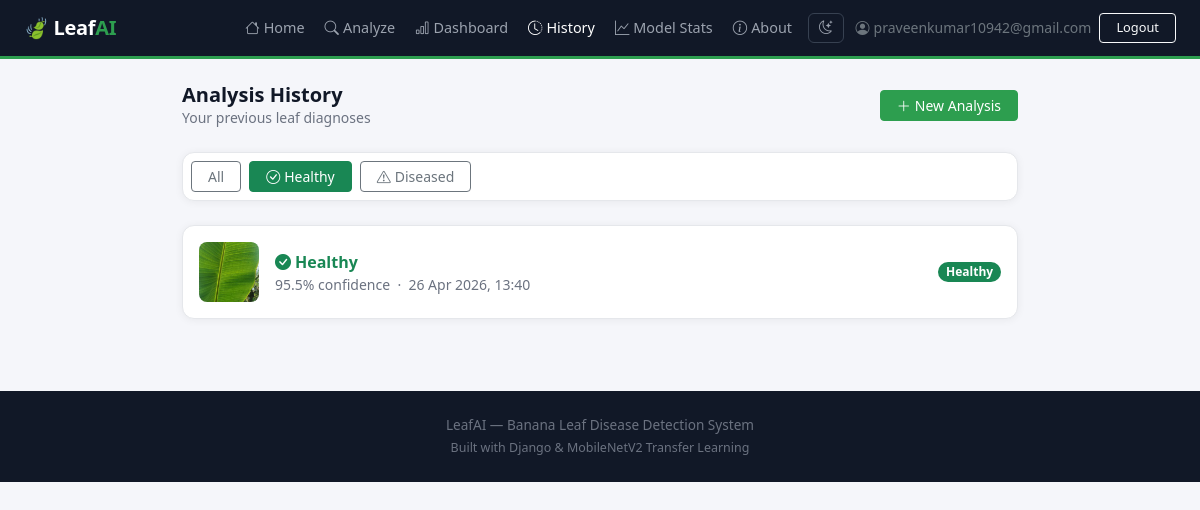
Page /history/?filter=healthy (signed in) on the committed database.
### predictor/models.py (models this page shows, shortened)
class Prediction(models.Model):
    user       = models.ForeignKey(User, on_delete=models.CASCADE)
    image      = models.ImageField(upload_to='uploads/')
    disease    = models.CharField(max_length=100)
    confidence = models.FloatField()
    is_healthy = models.BooleanField(default=False)
    created_at = models.DateTimeField(auto_now_add=True)
    class Meta:
        ordering = ['-created_at']

### predictor/views.py (the view)
# urls.py: path('history/', views.history, name='history'),
@login_required
def history(request):
    filter_type = request.GET.get('filter', 'all')
    qs = Prediction.objects.filter(user=request.user)
    if filter_type == 'healthy':
        qs = qs.filter(is_healthy=True)
    elif filter_type == 'diseased':
        qs = qs.filter(is_healthy=False)
    preds = qs[:30]
    return render(request, 'predictor/history.html', {'preds': preds, 'filter_type': filter_type})

### predictor/templates/predictor/history.html (shortened to what this page needs)
{% extends "base.html" %}
{% block content %}
<div class="d-flex justify-content-between align-items-center mb-4">
  <div>
    <h5 class="fw-bold mb-0">Analysis History</h5>
    <p class="text-muted small mb-0">Your previous leaf diagnoses</p>
  </div>
  <a href="{% url 'upload' %}" class="btn btn-primary btn-sm px-3">
    <i class="bi bi-plus-lg me-1"></i>New Analysis
  </a>
</div>
<div class="card p-2 mb-4">
  <div class="d-flex gap-2">
    <a href="{% url 'history' %}"
       class="btn btn-sm {% if filter_type == 'all' %}btn-primary{% else %}btn-outline-secondary{% endif %} px-3">
      All
    </a>
    <a href="{% url 'history' %}?filter=healthy"
       class="btn btn-sm {% if filter_type == 'healthy' %}btn-success{% else %}btn-outline-secondary{% endif %} px-3">
      <i class="bi bi-check-circle me-1"></i>Healthy
    </a>
    <a href="{% url 'history' %}?filter=diseased"
       class="btn btn-sm {% if filter_type == 'diseased' %}btn-danger{% else %}btn-outline-secondary{% endif %} px-3">
      <i class="bi bi-exclamation-triangle me-1"></i>Diseased
    </a>
  </div>
</div>
{% if preds %}
  <div class="card">
    {% for p in preds %}
    <div class="d-flex align-items-center gap-3 p-3 {% if not forloop.last %}border-bottom{% endif %}">
      <img src="{{ p.image.url }}" alt=""
           style="width:60px; height:60px; object-fit:cover; border-radius:8px; flex-shrink:0;">
      <div class="flex-grow-1">
        <div class="fw-semibold">
          {% if p.is_healthy %}
            <span class="text-success"><i class="bi bi-check-circle-fill me-1"></i>{{ p.disease }}</span>
          {% else %}
            <span class="text-danger"><i class="bi bi-exclamation-triangle-fill me-1"></i>{{ p.disease }}</span>
          {% endif %}
        </div>
        <div class="text-muted small">
          {{ p.confidence }}% confidence &nbsp;·&nbsp; {{ p.created_at|date:"d M Y, H:i" }}
        </div>
      </div>
      <span class="badge bg-{{ p.is_healthy|yesno:'success,danger' }} rounded-pill">
        {{ p.is_healthy|yesno:'Healthy,Diseased' }}
      </span>
    </div>
    {% endfor %}
  </div>
{% else %}
  <div class="card text-center py-5">
    <i class="bi bi-inbox" style="font-size:2.5rem; color:#adb5bd;"></i>
    <p class="mt-3 text-muted mb-3">No analyses found for this filter.</p>
    <a href="{% url 'upload' %}" class="btn btn-primary btn-sm px-4">Start Analyzing</a>
  </div>
{% endif %}
{% endblock %}

### templates/base.html (shortened to what this page needs)
<!DOCTYPE html>
<html lang="en" data-theme="light">
<head>
  <link href="https://cdn.jsdelivr.net/npm/bootstrap@5.3.0/dist/css/bootstrap.min.css" rel="stylesheet">
  <link href="https://cdn.jsdelivr.net/npm/bootstrap-icons@1.11.0/font/bootstrap-icons.css" rel="stylesheet">
</head>
<body>
<nav class="navbar navbar-expand-lg px-4 py-2">
  <a class="navbar-brand" href="{% url 'landing' %}">🍃 Leaf<span>AI</span></a>
  <div class="collapse navbar-collapse" id="navMenu">
    <ul class="navbar-nav ms-auto align-items-lg-center gap-1">
      <li class="nav-item">
        <a class="nav-link {% if request.resolver_match.url_name == 'landing' %}active{% endif %}" href="{% url 'landing' %}">
          <i class="bi bi-house me-1"></i>Home
        </a>
      </li>
      {% if user.is_authenticated %}
        <li class="nav-item">
          <a class="nav-link {% if request.resolver_match.url_name == 'upload' %}active{% endif %}" href="{% url 'upload' %}">
            <i class="bi bi-search me-1"></i>Analyze
          </a>
        </li>
        <li class="nav-item">
          <a class="nav-link {% if request.resolver_match.url_name == 'dashboard' %}active{% endif %}" href="{% url 'dashboard' %}">
            <i class="bi bi-bar-chart me-1"></i>Dashboard
          </a>
        </li>
        <li class="nav-item">
          <a class="nav-link {% if request.resolver_match.url_name == 'history' %}active{% endif %}" href="{% url 'history' %}">
            <i class="bi bi-clock-history me-1"></i>History
          </a>
        </li>
      {% endif %}
      <li class="nav-item">
        <a class="nav-link {% if request.resolver_match.url_name == 'model_stats' %}active{% endif %}" href="{% url 'model_stats' %}">
          <i class="bi bi-graph-up me-1"></i>Model Stats
        </a>
      </li>
      <li class="nav-item">
        <a class="nav-link {% if request.resolver_match.url_name == 'about' %}active{% endif %}" href="{% url 'about' %}">
          <i class="bi bi-info-circle me-1"></i>About
        </a>
      </li>
      <li class="nav-item ms-1">
        <button class="theme-btn" onclick="toggleTheme()" id="themeBtn" title="Toggle dark/light mode">
          <i class="bi bi-moon-stars" id="themeIcon"></i>
        </button>
      </li>
      {% if user.is_authenticated %}
        <li class="nav-item ms-2 d-flex align-items-center gap-2">
          <span class="text-secondary small"><i class="bi bi-person-circle me-1"></i>{{ user.username }}</span>
          <form method="post" action="{% url 'logout' %}" class="m-0">
            <button class="btn btn-sm btn-outline-light py-1 px-3" style="font-size:.8rem;">Logout</button>
          </form>
        </li>
      {% endif %}
    </ul>
  </div>
</nav>
<main class="container py-4" style="max-width: 860px;">
  {% block content %}{% endblock %}
</main>
<footer class="text-center py-4 mt-5">
  <div class="container">
    <p class="mb-1">LeafAI — Banana Leaf Disease Detection System</p>
    <p class="mb-0" style="font-size:.78rem;">Built with Django &amp; MobileNetV2 Transfer Learning</p>
  </div>
</footer>
</body>
</html>

### templates/base.html (style rules this page uses)
:root { --green: #2d9e4f; --green-dark: #1e7a3a; --green-light: #e8f5ed; --nav-bg: #111827; --body-bg: #f5f6fa; --card-bg: #ffffff; --text-main: #111827; --text-muted: #6b7280; --border-color: #e5e7eb; }
body { background: var(--body-bg); color: var(--text-main); font-family: 'Segoe UI', sans-serif; min-height: 100vh; transition: background .3s, color .3s; }
.navbar { background: var(--nav-bg) !important; border-bottom: 3px solid var(--green); }
.navbar-brand { font-weight: 700; color: #fff !important; letter-spacing: -.3px; }
.navbar-brand span { color: var(--green); }
.nav-link { color: #9ca3af !important; font-size: .9rem; transition: color .2s; }
.nav-link:hover, .nav-link.active { color: #fff !important; }
.btn-primary { background: var(--green); border-color: var(--green); }
.card { border: 1px solid var(--border-color); border-radius: 12px; background: var(--card-bg); box-shadow: 0 1px 8px rgba(0,0,0,.06); }
.text-muted { color: var(--text-muted) !important; }
a { color: var(--green); }
.theme-btn { background: none; border: 1px solid #374151; color: #9ca3af; border-radius: 6px; padding: 4px 10px; cursor: pointer; font-size: .85rem; transition: all .2s; }
footer { background: var(--nav-bg); color: #6b7280; font-size: .85rem; }

### rows in the picture
Prediction: image (picture), disease "Healthy", confidence "95.5", created_at "26 Apr 2026, 13:40", is_healthy "Healthy"

### other values in the picture
{{ user.username }} "praveenkumar10942@gmail.com"
